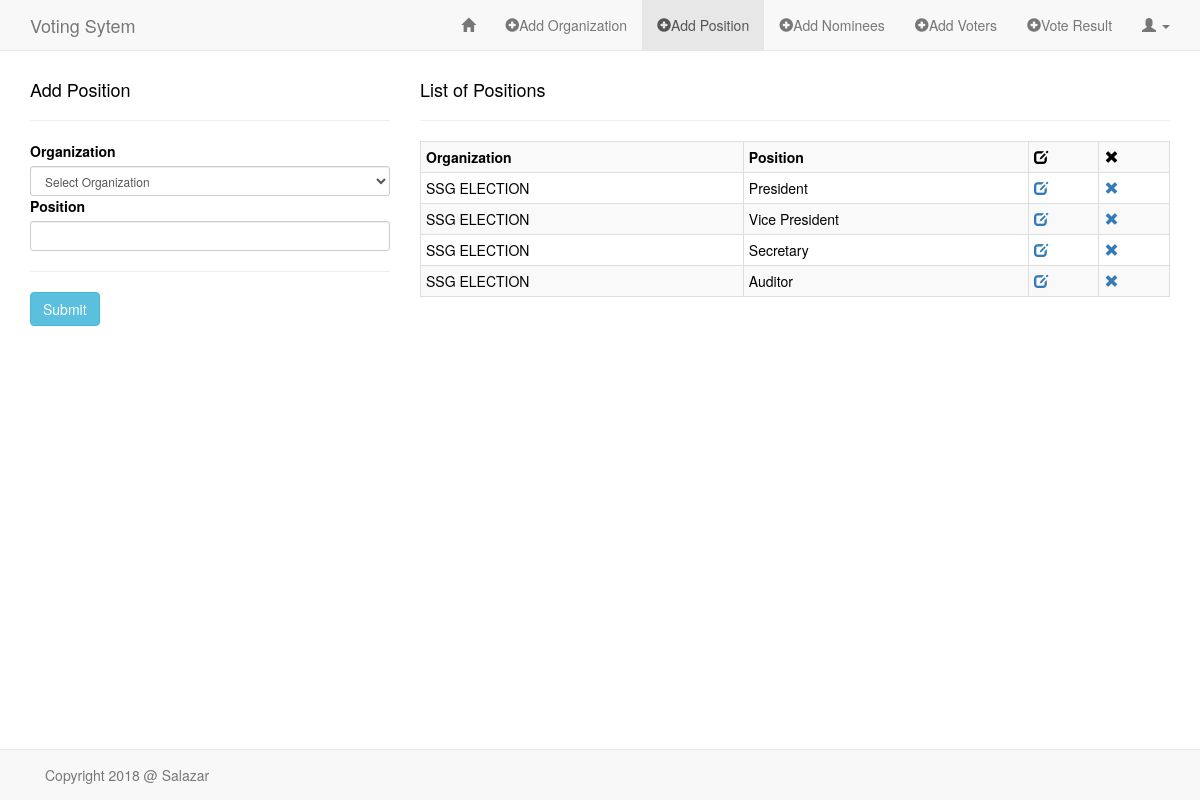
The app's page /sandbox/add_pos.php (signed in) with its own data.
### tables this page shows
CREATE TABLE `positions` (
  `id` int(11) NOT NULL,
  `org` varchar(60) NOT NULL,
  `pos` varchar(60) NOT NULL
);

### sandbox/classes/Organization.php (called while the page is built, shortened)
<?php
class Organization
{
    public function READ_ORG() {
        global $db;
        $sql = "SELECT * FROM organization";
        if(!$stmt = $db->prepare($sql)) {
            echo $stmt->error;
        } else {
            $stmt->execute();
            $result = $stmt->get_result();
        }
        return $result;
    }
}

### sandbox/classes/Position.php (called while the page is built, shortened)
<?php
class Position
{
    public function READ_POS() {
        global $db;
        $sql = "SELECT *
                FROM positions
                ORDER BY org ASC";
        if(!$stmt = $db->prepare($sql)) {
            echo $stmt->error;
        } else {
            $stmt->execute();
            $result = $stmt->get_result();
        }
        return $result;
    }
}

### sandbox/add_pos.php (the view, shortened to what this page needs)
<?php
require("../config/db.php");
require("classes/Organization.php");
require("classes/Position.php");
?>
<!DOCTYPE HTML>
<html lang="en-US">
<head>
    <link rel="stylesheet" href="../assets/css/bootstrap.min.css">
    <link rel="stylesheet" href="../assets/css/style_admin.css">
</head>
<body>
<nav class="navbar navbar-default navbar-fixed-top" role="navigation">
    <div class="container">
        <div class="navbar-header">
            <a class="navbar-brand" href="index.php">Voting Sytem</a>
        </div>
        <div class="collapse navbar-collapse" id="bs-example-navbar-collapse-1">
            <ul class="nav navbar-nav navbar-right">
                <li><a href="admin_page.php"><span class="glyphicon glyphicon-home"></span></a></li>
                <li><a href="add_org.php"><span class="glyphicon glyphicon-plus-sign"></span>Add Organization</a></li>
                <li class="active"><a href="add_pos.php"><span class="glyphicon glyphicon-plus-sign"></span>Add Position</a></li>
                <li><a href="add_nominees.php"><span class="glyphicon glyphicon-plus-sign"></span>Add Nominees</a></li>
                <li><a href="add_voters.php"><span class="glyphicon glyphicon-plus-sign"></span>Add Voters</a></li>
                <li><a href="vote_result.php"><span class="glyphicon glyphicon-plus-sign"></span>Vote Result</a></li>
                <li class="dropdown">
                    <a href="#" class="dropdown-toggle" data-toggle="dropdown" role="button" aria-haspopup="true" aria-expanded="false"><span class="glyphicon glyphicon-user"></span> <span class="caret"></span></a>
                </li>
            </ul>
        </div>
    </div>
</nav>
<div class="container">
    <div class="row">
        <div class="col-md-4">
            <h4>Add Position</h4><hr>
            <form method="POST" action="<?php $_SERVER['PHP_SELF']; ?>" role="form">
                <?php
                $readOrg = new Organization();
                $rtnReadOrg = $readOrg->READ_ORG();
                ?>
                <div class="form-group-sm">
                    <label for="organization">Organization</label>
                    <?php if($rtnReadOrg) { ?>
                    <select required name="organization" class="form-control">
                        <option value="">Select Organization</option>
                    </select>
                    <?php }  ?>
                </div>
                <div class="form-group-sm">
                    <label for="position">Position</label>
                    <input required type="text" name="position" class="form-control">
                </div><hr/>
                <div class="form-group-sm">
                    <input type="submit" name="submit" value="Submit" class="btn btn-info">
                </div>
            </form>
        </div>
        <?php
        $readPos = new Position();
        $rtnReadPos = $readPos->READ_POS();
        ?>
        <div class="col-md-8">
            <h4>List of Positions</h4><hr>
            <div class="table-responsive">
                <?php if($rtnReadPos) { ?>
                <table class="table table-bordered table-condensed table-striped">
                    <tr>
                        <th>Organization</th>
                        <th>Position</th>
                        <th><span class="glyphicon glyphicon-edit"></span></th>
                        <th><span class="glyphicon glyphicon-remove"></span></th>
                    </tr>
                    <?php while($rowPos = $rtnReadPos->fetch_assoc()) { ?>
                    <tr>
                        <td><?php echo $rowPos['org']; ?></td>
                        <td><?php echo $rowPos['pos']; ?></td>
                        <td><a href="http://localhost/voting_system/sandbox/edit_pos.php?id=<?php echo $rowPos['id']; ?>"><span class="glyphicon glyphicon-edit"></span></a></td>
                        <td><a href="http://localhost/voting_system/sandbox/delete_pos.php?id=<?php echo $rowPos['id']; ?>"><span class="glyphicon glyphicon-remove"></span></a></td>
                    </tr>
                    <?php }  ?>
                </table>
                <?php }  ?>
            </div>
        </div>
    </div>
</div>
<nav class="navbar navbar-default navbar-fixed-bottom" role="navigation">
    <div class="container">
        <div class="navbar-text pull-left">
            Copyright 2018 @ Salazar
        </div>
    </div>
</nav>
</body>
</html>

### assets/css/style_admin.css (style rules this page uses)
body { color: black; margin-top: 70px; margin-bottom: 70px; background-color: white; }

### records on screen
positions: org "SSG ELECTION", pos "President"
positions: org "SSG ELECTION", pos "Vice President"
positions: org "SSG ELECTION", pos "Secretary"
positions: org "SSG ELECTION", pos "Auditor"
